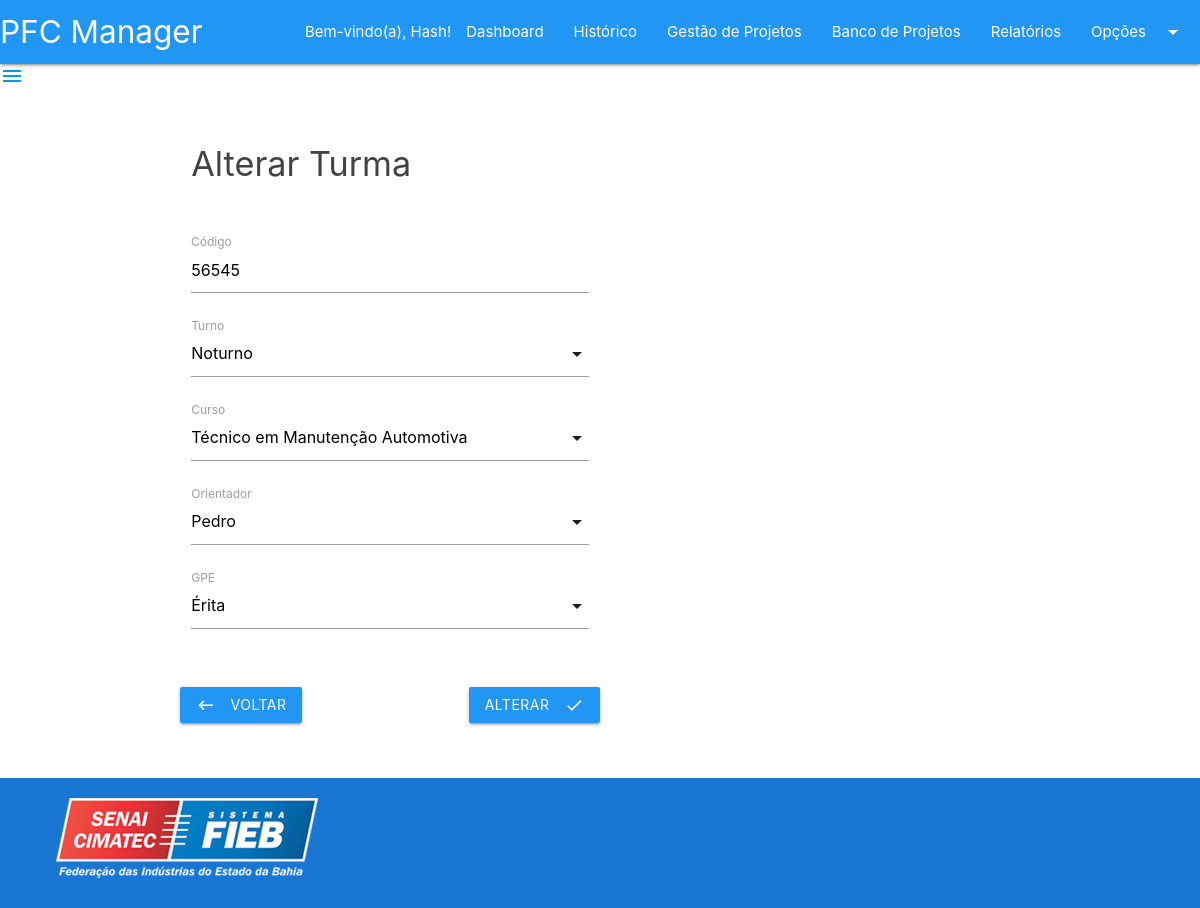
Page /telas/paginas_turma/alterar_turma.php?id=16 (signed in) on the committed database.
### tables this page shows
CREATE TABLE `cursos` (
  `curso_id` int NOT NULL AUTO_INCREMENT,
  `curso_nome` varchar(45) DEFAULT NULL,
  `curso_area_id` int NOT NULL,
  `curso_coordenador_id` int NOT NULL,
  PRIMARY KEY (`curso_id`),
  KEY `fk_cursos_areas1_idx` (`curso_area_id`),
  KEY `fk_cursos_coordenadores1_idx` (`curso_coordenador_id`),
  CONSTRAINT `fk_cursos_areas1` FOREIGN KEY (`curso_area_id`) REFERENCES `areas` (`area_id`),
  CONSTRAINT `fk_cursos_coordenadores1` FOREIGN KEY (`curso_coordenador_id`) REFERENCES `coordenadores` (`coordenador_id`)
);

CREATE TABLE `turmas` (
  `turma_id` int NOT NULL AUTO_INCREMENT,
  `turma_codigo` varchar(45) DEFAULT NULL,
  `turma_turno` varchar(45) DEFAULT NULL,
  `turma_curso_id` int NOT NULL,
  `turma_orientador_id` int NOT NULL,
  `turma_gpe_id` int NOT NULL,
  PRIMARY KEY (`turma_id`),
  KEY `fk_turmas_cursos1_idx` (`turma_curso_id`),
  KEY `fk_turmas_orientadores1_idx` (`turma_orientador_id`),
  KEY `fk_turmas_gpes1_idx` (`turma_gpe_id`),
  CONSTRAINT `fk_turmas_cursos1` FOREIGN KEY (`turma_curso_id`) REFERENCES `cursos` (`curso_id`),
  CONSTRAINT `fk_turmas_gpes1` FOREIGN KEY (`turma_gpe_id`) REFERENCES `gpes` (`gpe_id`),
  CONSTRAINT `fk_turmas_orientadores1` FOREIGN KEY (`turma_orientador_id`) REFERENCES `orientadores` (`orientador_id`)
);

CREATE TABLE `orientadores` (
  `orientador_id` int NOT NULL AUTO_INCREMENT,
  `orientador_nome` varchar(45) DEFAULT NULL,
  PRIMARY KEY (`orientador_id`)
);

CREATE TABLE `gpes` (
  `gpe_id` int NOT NULL AUTO_INCREMENT,
  `gpe_nome` varchar(45) DEFAULT NULL,
  PRIMARY KEY (`gpe_id`)
);

### servicos/ServicosTurma.php (called while the page is built, shortened)
<?php
class ServicosTurma implements iServicosTurma
{
  function listarTurmaPorId($turma_id)
  {
    $conexao = conectar();
    $consulta = "SELECT * FROM cursos
        INNER JOIN areas
          ON cursos.curso_area_id = areas.area_id
        INNER JOIN coordenadores
          ON cursos.curso_coordenador_id = coordenadores.coordenador_id
        INNER JOIN turmas
          ON turmas.turma_curso_id = cursos.curso_id
        INNER JOIN gpes
          ON turmas.turma_gpe_id = gpes.gpe_id
        INNER JOIN orientadores
          ON turmas.turma_orientador_id = orientadores.orientador_id
        WHERE turma_id = {$turma_id}";
    $resultado = mysqli_query($conexao, $consulta);
    return $resultado;
  }
}

### telas/paginas_turma/alterar_turma.php (the view, shortened to what this page needs)
<?php require_once("../../servicos/ServicosTurma.php"); ?>
<?php
if ($_SESSION["usuario_nome"]) {
?>
    <?php
    $servicosTurma = new ServicosTurma();
    ?>
    <?php
    $linha = mysqli_fetch_assoc($servicosTurma->listarTurmaPorId($_GET["id"]));
    ?>
    <!DOCTYPE html>
    <html lang="pt-BR">
    <head>
        <?php include_once("../compartilhado/head.php"); ?>
    </head>
    <body>
        <?php include_once("../compartilhado/header.php"); ?>
        <main>
            <div class="container">
                <div class="row">
                    <div class="col s12 m6">
                        <form action="alterar_turma.php?id=<?php echo $linha["turma_id"] ?>" method="post">
                            <div class="form-elements">
                                <h4 class="grey-text text-darken-3" style="margin: 50px 0px 50px 0px">Alterar Turma</h4>
                                <div class="row">
                                    <div class="input-field col s12">
                                        <input value="<?php echo $linha["turma_codigo"] ?>" maxlength="45" name="turma_codigo" type="text" class="validate" required>
                                        <label for="turma_codigo">Código</label>
                                    </div>
                                    <div class="input-field col s12">
                                        <select name="turma_turno" required="required">
                                            <option value="<?php echo $linha["turma_turno"] ?>"><?php echo $linha["turma_turno"] ?></option>
                                        </select>
                                        <label for="turma_turno">Turno</label>
                                    </div>
                                    <div class="input-field col s12">
                                        <select name="turma_curso_id" required="required">
                                            <option value="<?php echo $linha["turma_curso_id"] ?>"><?php echo $linha["curso_nome"] ?></option>
                                        </select>
                                        <label>Curso</label>
                                    </div>
                                    <div class="input-field col s12">
                                        <select name="turma_orientador_id" required="required">
                                            <option value="<?php echo $linha["turma_orientador_id"] ?>"><?php echo $linha["orientador_nome"] ?></option>
                                        </select>
                                        <label>Orientador</label>
                                    </div>
                                    <div class="input-field col s12">
                                        <select name="turma_gpe_id" required="required">
                                            <option value="<?php echo $linha["turma_gpe_id"] ?>"><?php echo $linha["gpe_nome"] ?></option>
                                        </select>
                                        <label>GPE</label>
                                    </div>
                                </div>
                                <div class="row">
                                    <div class="input-field left">
                                        <a href="index_turma.php" class="btn waves-effect waves-light blue">Voltar
                                            <i class="material-icons left">keyboard_backspace</i>
                                        </a>
                                    </div>
                                    <div class="input-field right">
                                        <button class="btn waves-effect waves-light blue" type="submit">Alterar
                                            <i class="material-icons right">done</i>
                                        </button>
                                    </div>
                                </div>
                            </div>
                        </form>
                    </div>
                </div>
            </div>
        </main>
        <?php include_once("../compartilhado/footer.php"); ?>
    </body>
    </html>
<?php
} else {
    header("location:../inicio/login.php");
}
?>

### telas/compartilhado/head.php (style rules this page uses)
body { display: flex; min-height: 100vh; flex-direction: column; }
main { flex: 1 0 auto; }

### rows in the picture
cursos: turma_codigo "56545", turma_turno "Noturno", turma_curso_id "Técnico em Manutenção Automotiva", turma_orientador_id "Pedro", turma_gpe_id "Érita"

### other values in the picture
$_SESSION["usuario_nome"] "Hash"
